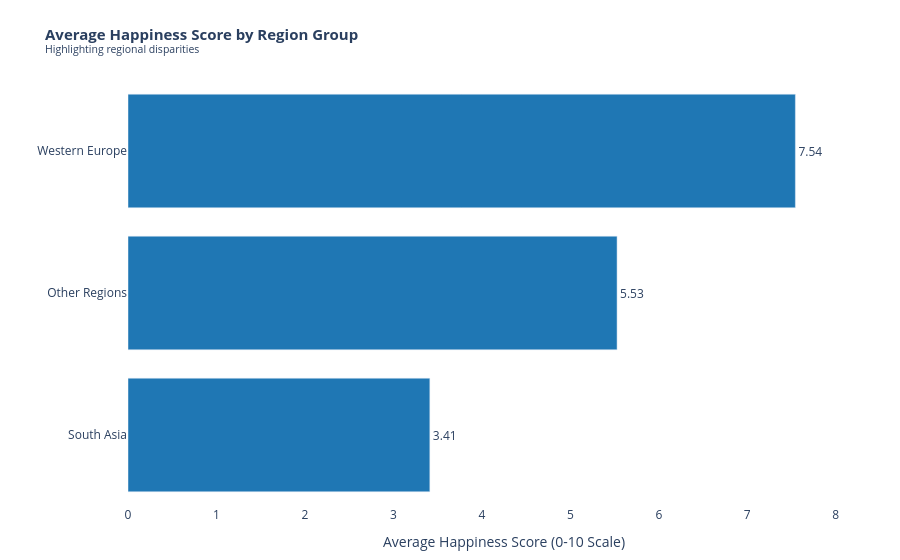

The notebook cell saved with this chart:
### Markdown cell above
---
## Task 1 — Regional Comparison Bar Chart

**What to build:** A horizontal bar chart showing the **average happiness score by region**, sorted from highest to lowest.

**Requirements:**
- Horizontal orientation (category names are long)
- Sorted by score, descending (so the happiest region is at the top)
- Zero baseline on x-axis
- At least one design choice that goes beyond the Plotly default (colour, annotation, labels, etc.)
- An insight title that answers: *which region stands out and why does it matter?*

**Hint:** Use `df.groupby('Region')['Happiness_Score'].mean()` to compute the averages.

### Code cell
# Task 1: Regional comparison bar chart
# -------------------------------------

# If your CSV doesn't have a region column, let's create a temporary 'Region' column based on country groups
# (Or you can map them if you want specific regions)
if "Region" not in df.columns:
  # Let's create dummy regions for demonstration purposes if missing
  conditions = [
      df["Country"].isin(
          ["Finland", "Denmark", "Iceland", "Netherlands", "Sweden"]
      ),
      df["Country"].isin(["Afghanistan", "Lebanon", "India", "Nepal"]),
  ]
  choices = ["Western Europe", "South Asia"]
  df["Region"] = np.select(conditions, choices, default="Other Regions")

# Step 1: Compute average happiness score by region
region_avg = (
    df.groupby("Region")["Happiness_Score"]
    .mean()
    .reset_index()
    .sort_values("Happiness_Score")
)

print(region_avg)

# Step 2: Build your chart using Plotly
import plotly.express as px

fig1 = px.bar(
    region_avg,
    x="Happiness_Score",
    y="Region",
    orientation="h",
    text=region_avg["Happiness_Score"].round(2),
    title="<b>Average Happiness Score by Region Group</b><br><sup>Highlighting regional disparities</sup>",
    labels={
        "Happiness_Score": "Average Happiness Score (0-10 Scale)",
        "Region": "",
    },
)

fig1.update_traces(
    marker_color="#1f77b4", texttemplate="%{text}", textposition="outside"
)
fig1.update_layout(
    xaxis=dict(range=[0, 8.5], showgrid=True),  # Strict zero baseline
    plot_bgcolor="white",
    title_font_size=15,
    margin=dict(l=20, r=20, t=80, b=20),
)

fig1.show()

### Figure 1 — Plotly figure (JSON) as saved in the notebook; plotly's stock layout.template omitted (floating-point values rounded to 4 significant figures)
{"data": [{"hovertemplate": "Average Happiness Score (0-10 Scale)=%{x}<br>=%{y}<br>text=%{text}<extra></extra>", "legendgroup": "", "marker": {"color": "#1f77b4", "pattern": {"shape": ""}}, "name": "", "orientation": "h", "showlegend": false, "text": [3.41, 5.53, 7.54], "textposition": "outside", "texttemplate": "%{text}", "type": "bar", "x": [3.412, 5.528, 7.544], "xaxis": "x", "y": ["South Asia", "Other Regions", "Western Europe"], "yaxis": "y"}], "layout": {"barmode": "relative", "legend": {"tracegroupgap": 0}, "margin": {"b": 20, "l": 20, "r": 20, "t": 80}, "plot_bgcolor": "white", "title": {"font": {"size": 15}, "text": "<b>Average Happiness Score by Region Group</b><br><sup>Highlighting regional disparities</sup>"}, "xaxis": {"anchor": "y", "domain": [0, 1], "range": [0, 8.5], "showgrid": true, "title": {"text": "Average Happiness Score (0-10 Scale)"}}, "yaxis": {"anchor": "x", "domain": [0, 1], "title": {"text": ""}}}}
